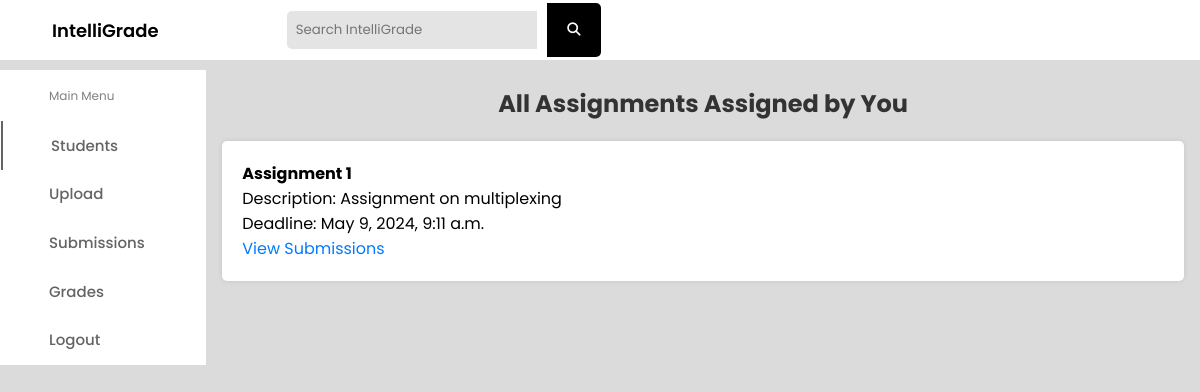
/teacher/assignments/ (signed in), run on the app's committed database.
### teachers/models.py (models this page shows, shortened)
class TestAssignment(models.Model):
    assignment_id = models.AutoField(primary_key=True)
    teacher = models.ForeignKey(TeacherProfile, on_delete=models.CASCADE, related_name='assigned_tests')
    title = models.CharField(max_length=100)
    description = models.TextField()
    qfile=models.FileField(upload_to=qfile_path)
    file = models.FileField(upload_to=user_directory_path)
    deadline = models.DateTimeField()

### teachers/views.py (the view)
# urls.py: path('assignments/', view_teacher_assignments, name='view_teacher_assignments'),
def view_teacher_assignments(request):
    teacher = request.user.teacherprofile
    assignments = TestAssignment.objects.filter(teacher=teacher)
    return render(request, 'view_teacher_assignments.html', {'assignments': assignments})

### teachers/templates/view_teacher_assignments.html (shortened to what this page needs)
<!DOCTYPE html>
<html lang="en">
<head>
    <link rel="stylesheet" href="https://cdnjs.cloudflare.com/ajax/libs/font-awesome/6.2.0/css/all.min.css" />
</head>
<body>
    <div class="header">
        <div class="logo">
            <a href="#">IntelliGrade</a>
            <div class="search_box">
                <input type="text" placeholder="Search IntelliGrade">
                <button><i class="fas fa-search"></i></button>
            </div>
        </div>
    </div>
    <div class="container">
        <div class="side_navbar">
            <span>Main Menu</span>
            <a href="/teacher/dashboard" class="active">Students</a>
            <a href="/teacher/upload">Upload</a>
            <a href="/teacher/assignments">Submissions</a>
            <a href="/teacher/view_grades/">Grades</a>
            <a href="{% url 'logout' %}">Logout</a>
        </div>
        <div class="content">
            <h2>All Assignments Assigned by You</h2>
            {% if assignments %}
                <ul>
                    {% for assignment in assignments %}
                        <li>
                            <strong>{{ assignment.title }}</strong><br>
                            Description: {{ assignment.description }}<br>
                            Deadline: {{ assignment.deadline }}<br>
                            <a href="{% url 'view_student_submissions' assignment.assignment_id %}">View Submissions</a>
                        </li>
                    {% endfor %}
                </ul>
            {% else %}
                <p>No assignments assigned by you.</p>
            {% endif %}
        </div>
    </div>
</body>
</html>

### teachers/templates/view_teacher_assignments.html (style rules this page uses)
body { font-family: "Poppins", sans-serif; background: rgb(219, 219, 219); padding: 0; margin: 0; }
.header { display: flex; align-items: center; justify-content: space-between; height: 60px; padding: 0 20px; background: #fff; }
.logo { display: flex; align-items: center; }
.logo a { color: #000; font-size: 18px; font-weight: 600; margin-right: 20px; }
.search_box { display: flex; align-items: center; }
.search_box input { padding: 10px; width: 250px; background: rgb(228, 228, 228); border-top-left-radius: 5px; border-bottom-left-radius: 5px; border: none; outline: none; }
.search_box button { padding: 10px; background: #000; color: #fff; border: none; border-top-right-radius: 5px; border-bottom-right-radius: 5px; cursor: pointer; }
.container { margin-top: 10px; display: flex; justify-content: space-between; }
.side_navbar { width: 250px; background: #fff; padding: 20px; }
.side_navbar span { color: gray; margin: 1rem 0; font-size: 12px; }
.side_navbar a { display: block; padding: 10px 0; font-weight: 500; font-size: 15px; color: rgb(100, 100, 100); text-decoration: none; }
.side_navbar .active { border-left: 2px solid rgb(100, 100, 100); }
.content { width: 100%; padding: 1rem; }
h2 { margin-bottom: 20px; text-align: center; color: #333; }
ul { list-style-type: none; padding: 0; }
li { background-color: #fff; padding: 20px; border-radius: 5px; margin-bottom: 10px; box-shadow: 0 0 5px rgba(0, 0, 0, 0.1); }
strong { font-size: 16px; }
a { color: #007bff; text-decoration: none; }
* { margin: 0; padding: 0; border: none; outline: none; text-decoration: none; box-sizing: border-box; font-family: "Poppins", sans-serif; }
body { background: rgb(219, 219, 219); }
.header { display: flex; align-items: center; justify-content: space-between; height: 60px; padding: 20px; background: #fff; }
.logo a { color: #000; font-size: 18px; font-weight: 600; margin: 2rem 8rem 2rem 2rem; }
.search_box input { padding: 9px; width: 250px; background: rgb(228, 228, 228); border-top-left-radius: 5px; border-bottom-left-radius: 5px; }
.search_box i { padding: 0.66rem; cursor: pointer; color: #fff; background: #000; border-top-right-radius: 5px; border-bottom-right-radius: 5px; }
.side_navbar { padding: 1px; display: flex; flex-direction: column; }
.side_navbar span { color: gray; margin: 1rem 3rem; font-size: 12px; }
.side_navbar a { width: 100%; padding: 0.8rem 3rem; font-weight: 500; font-size: 15px; color: rgb(100, 100, 100); }
.promo_card h1, .promo_card span, button { margin: 10px; }

### data on the page
TestAssignment: title "Assignment 1", description "Assignment on multiplexing", deadline "May 9, 2024, 9:11 a.m."
